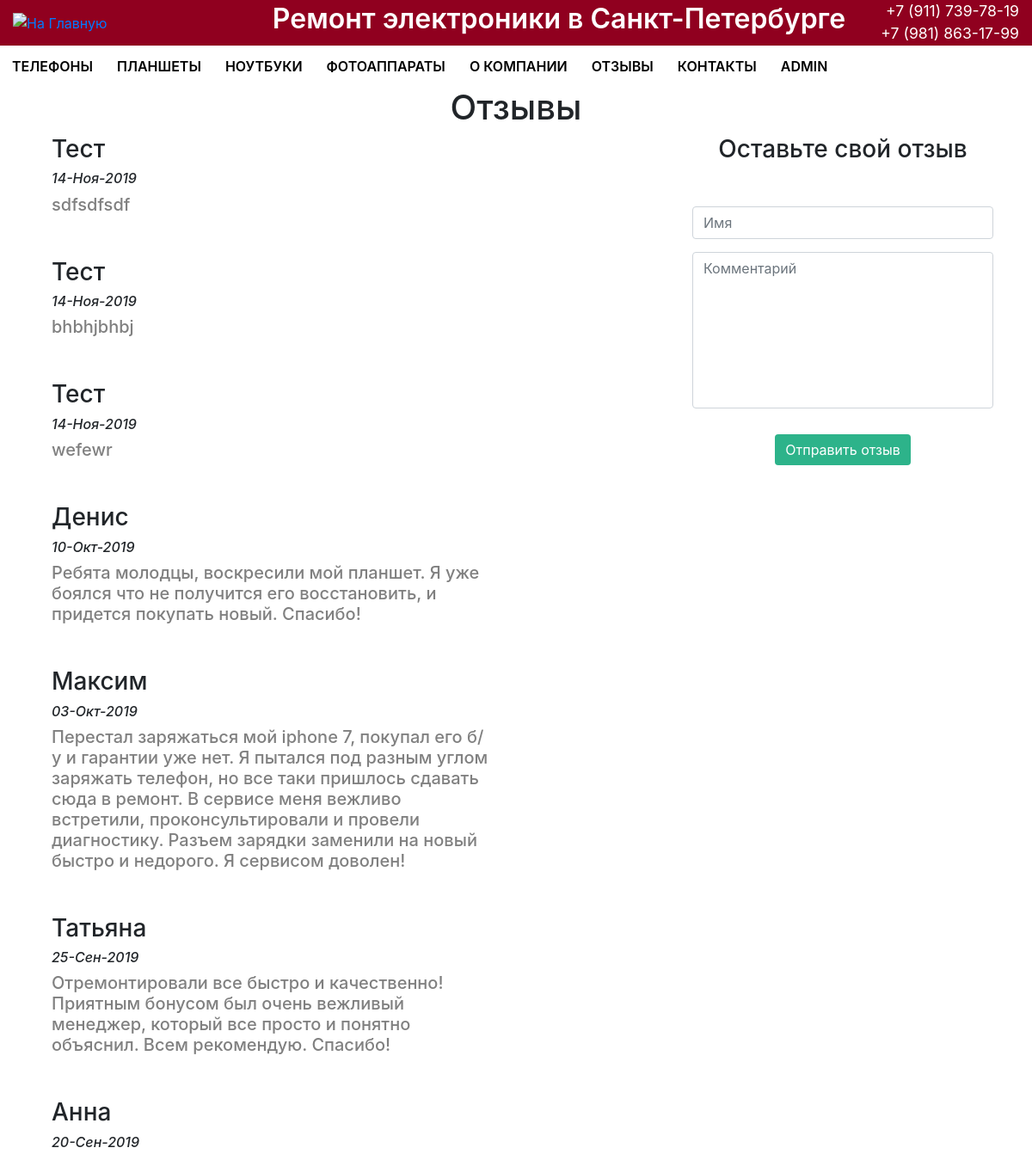
The page /reviews/ (upper part) on the database as committed earlier.
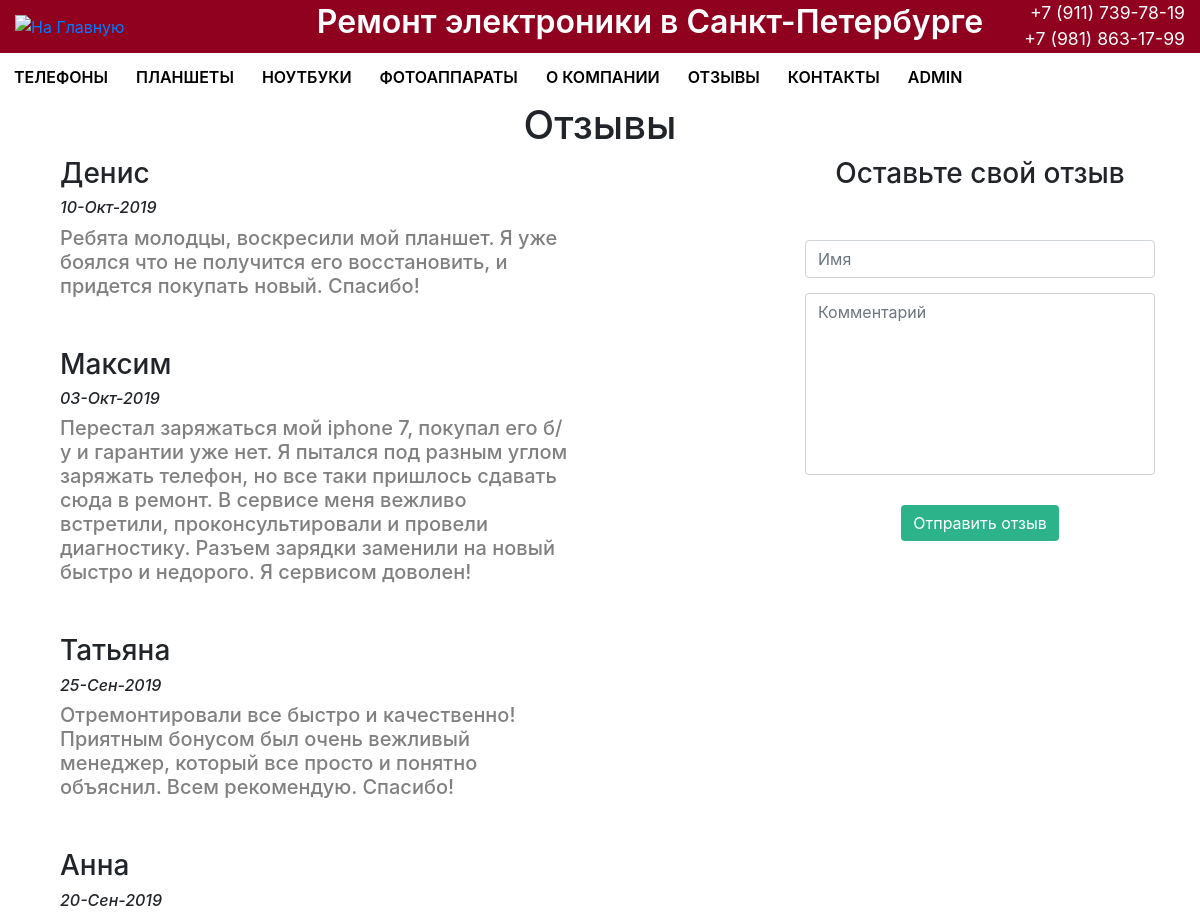
The same page on the database as committed later.
### reviews/models.py (models this page shows, shortened)
class Review(models.Model):
	name = models.CharField(max_length = 120)
	text = models.TextField()
	date = models.DateTimeField(auto_now_add=True)
	class Meta:
		verbose_name = "Отзыв"
		verbose_name_plural = 'Отзывы'

### reviews/templates/reviews/reviews.html (shortened to what this page needs)
{% extends "mainApp/wrapper.html" %}
{% block content %}
	<div class="container">
		<div class="row">
			<div class="col-12">
				<h1 class="text-center">Отзывы</h1>
			</div>
		</div>
		<div class="row">
			<div class=" col-lg-6 order-lg-1 col-12 order-2">
				{% for text in object_list %}
					<div class="reviewspage col-12" style="margin-bottom: 50px;">
						<h3>{{text.name}}</h3>
						<h6><i>{{text.date|date:"d-M-Y"}}</i></h6>
						<h5>{{text.text}}</h5>
					</div>
				{% endfor %}
			</div>
			<div class="addreview col-xl-4 offset-xl-2 col-lg-5 order-lg-2 offset-lg-1 col-md-8 offset-md-2 col-sm-10 offset-sm-1 col-12 order-1">
				<h3 class="text-center">Оставьте свой отзыв</h3>
				<form action="{% url 'review_new' %}" method="POST">
					<input type="text" class="form-control" placeholder="Имя" name="name">
					<textarea class="form-control" name="text" cols="30" rows="7" placeholder="Комментарий"></textarea>
					<div class="text-center">
						<button class="btn btn-success" type="submit">Отправить отзыв</button>
					</div>
				</form>
			</div>
		</div>
	</div>
{% endblock %}

Rows that differ between the two databases and show on the page:
removed Review: name "Тест", date "14-Ноя-2019", text "sdfsdfsdf"
removed Review: name "Тест", date "14-Ноя-2019", text "bhbhjbhbj"
removed Review: name "Тест", date "14-Ноя-2019", text "wefewr"
